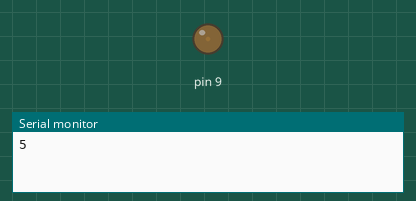
This sketch was run on a simulated Arduino Uno, built with avr-gcc and run on an emulated ATmega328P. Shown: output pins drawn as LEDs (lit = HIGH), the last lines printed to the serial monitor.

Above: at 0.1 s.
At 2.5 s:
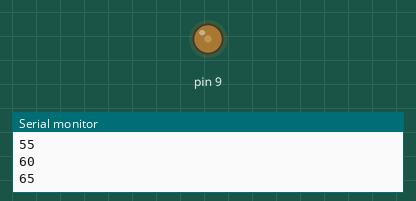
At 5.1 s:
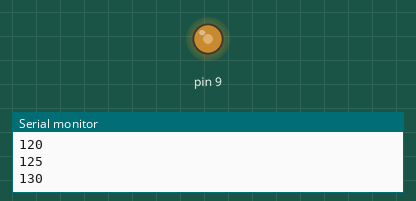
At 10.1 s:
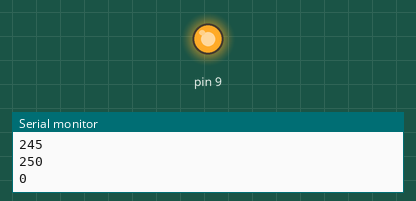
Timing chart, 0 to 11.6 s (numbered marks = the images above):
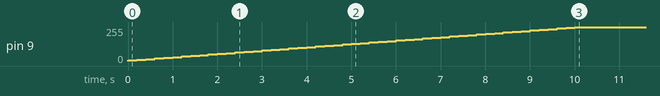

Measured:
- by itself, pin 9: moves from 0/255 to 255/255 over 10.0 s

The sketch:

DCMotor.ino
```cpp
int adder = 5;
int value = 0;

void setup() {
  // put your setup code here, to run once:
  pinMode(9, OUTPUT);
  Serial.begin(9600);

}

void loop() {
  // put your main code here, to run repeatedly:
  //digitalWrite(9, HIGH);
  value += adder;
  analogWrite(9, value);
  Serial.println(value % 255);
  delay(200);
}
```
